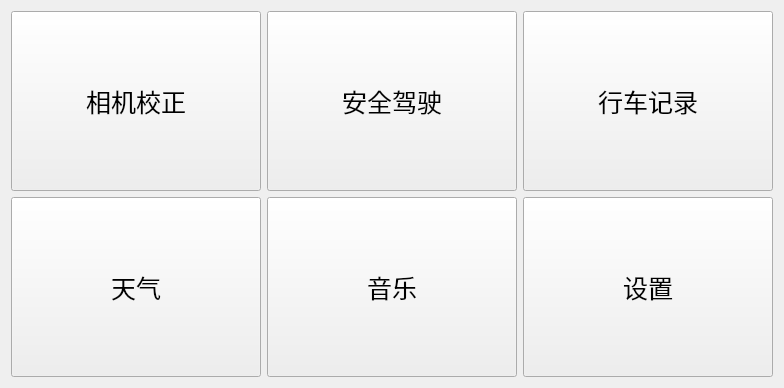
      <widget class="QWidget" name="page">
       <layout class="QGridLayout" name="gridLayout">
        <item row="3" column="2">
         <widget class="QToolButton" name="bt5">
          <property name="sizePolicy">
           <sizepolicy hsizetype="Expanding" vsizetype="MinimumExpanding">
            <horstretch>0</horstretch>
            <verstretch>0</verstretch>
           </sizepolicy>
          </property>
          <property name="minimumSize">
           <size>
            <width>250</width>
            <height>180</height>
           </size>
          </property>
          <property name="maximumSize">
           <size>
            <width>16777215</width>
            <height>300</height>
           </size>
          </property>
          <property name="font">
           <font>
            <family>方正清刻本悦宋简体</family>
            <pointsize>19</pointsize>
           </font>
          </property>
          <property name="cursor">
           <cursorShape>PointingHandCursor</cursorShape>
          </property>
          <property name="toolTip">
           <string>音乐</string>
          </property>
          <property name="text">
           <string>音乐</string>
          </property>
          <property name="iconSize">
           <size>
            <width>40</width>
            <height>40</height>
           </size>
          </property>
          <property name="toolButtonStyle">
           <enum>Qt::ToolButtonIconOnly</enum>
          </property>
         </widget>
        </item>
        <item row="2" column="3">
         <widget class="QToolButton" name="bt3">
          <property name="sizePolicy">
           <sizepolicy hsizetype="Expanding" vsizetype="MinimumExpanding">
            <horstretch>0</horstretch>
            <verstretch>0</verstretch>
           </sizepolicy>
          </property>
          <property name="minimumSize">
           <size>
            <width>250</width>
            <height>180</height>
           </size>
          </property>
          <property name="maximumSize">
           <size>
            <width>16777215</width>
            <height>300</height>
           </size>
          </property>
          <property name="font">
           <font>
            <family>方正清刻本悦宋简体</family>
            <pointsize>19</pointsize>
           </font>
          </property>
          <property name="cursor">
           <cursorShape>PointingHandCursor</cursorShape>
          </property>
          <property name="toolTip">
           <string>行车记录</string>
          </property>
          <property name="text">
           <string>行车记录</string>
          </property>
          <property name="iconSize">
           <size>
            <width>40</width>
            <height>40</height>
           </size>
          </property>
          <property name="toolButtonStyle">
           <enum>Qt::ToolButtonIconOnly</enum>
          </property>
         </widget>
        </item>
        <item row="3" column="3">
         <widget class="QToolButton" name="bt6">
          <property name="sizePolicy">
           <sizepolicy hsizetype="Expanding" vsizetype="MinimumExpanding">
            <horstretch>0</horstretch>
            <verstretch>0</verstretch>
           </sizepolicy>
          </property>
          <property name="minimumSize">
           <size>
            <width>250</width>
            <height>180</height>
           </size>
          </property>
          <property name="maximumSize">
           <size>
            <width>16777215</width>
            <height>300</height>
           </size>
          </property>
          <property name="font">
           <font>
            <family>方正清刻本悦宋简体</family>
            <pointsize>19</pointsize>
           </font>
          </property>
          <property name="cursor">
           <cursorShape>PointingHandCursor</cursorShape>
          </property>
          <property name="toolTip">
           <string>设置</string>
          </property>
          <property name="text">
           <string>设置</string>
          </property>
          <property name="iconSize">
           <size>
            <width>40</width>
            <height>40</height>
           </size>
          </property>
          <property name="toolButtonStyle">
           <enum>Qt::ToolButtonIconOnly</enum>
          </property>
         </widget>
        </item>
        <item row="3" column="1">
         <widget class="QToolButton" name="bt1">
          <property name="sizePolicy">
           <sizepolicy hsizetype="Expanding" vsizetype="MinimumExpanding">
            <horstretch>0</horstretch>
            <verstretch>0</verstretch>
           </sizepolicy>
          </property>
          <property name="minimumSize">
           <size>
            <width>250</width>
            <height>180</height>
           </size>
          </property>
          <property name="maximumSize">
           <size>
            <width>16777215</width>
            <height>300</height>
           </size>
          </property>
          <property name="font">
           <font>
            <family>方正清刻本悦宋简体</family>
            <pointsize>19</pointsize>
           </font>
          </property>
          <property name="cursor">
           <cursorShape>PointingHandCursor</cursorShape>
          </property>
          <property name="mouseTracking">
           <bool>true</bool>
          </property>
          <property name="contextMenuPolicy">
           <enum>Qt::ActionsContextMenu</enum>
          </property>
          <property name="toolTip">
           <string comment="daohang" extracomment="daohang">天气查询</string>
          </property>
          <property name="toolTipDuration">
           <number>-1</number>
          </property>
          <property name="layoutDirection">
           <enum>Qt::LeftToRight</enum>
          </property>
          <property name="autoFillBackground">
           <bool>false</bool>
          </property>
          <property name="inputMethodHints">
           <set>Qt::ImhHiddenText</set>
          </property>
          <property name="text">
           <string>天气</string>
          </property>
          <property name="iconSize">
           <size>
            <width>40</width>
            <height>40</height>
           </size>
          </property>
          <property name="autoRepeatInterval">
           <number>100</number>
          </property>
          <property name="toolButtonStyle">
           <enum>Qt::ToolButtonIconOnly</enum>
          </property>
          <property name="arrowType">
           <enum>Qt::NoArrow</enum>
          </property>
         </widget>
        </item>
        <item row="2" column="2">
         <widget class="QToolButton" name="bt4">
          <property name="sizePolicy">
           <sizepolicy hsizetype="Expanding" vsizetype="MinimumExpanding">
            <horstretch>0</horstretch>
            <verstretch>0</verstretch>
           </sizepolicy>
          </property>
          <property name="minimumSize">
           <size>
            <width>250</width>
            <height>180</height>
           </size>
          </property>
          <property name="maximumSize">
           <size>
            <width>16777215</width>
            <height>300</height>
           </size>
          </property>
          <property name="font">
           <font>
            <family>方正清刻本悦宋简体</family>
            <pointsize>19</pointsize>
           </font>
          </property>
          <property name="cursor">
           <cursorShape>PointingHandCursor</cursorShape>
          </property>
          <property name="toolTip">
           <string>安全驾驶</string>
          </property>
          <property name="text">
           <string>安全驾驶</string>
          </property>
          <property name="iconSize">
           <size>
            <width>40</width>
            <height>40</height>
           </size>
          </property>
          <property name="toolButtonStyle">
           <enum>Qt::ToolButtonIconOnly</enum>
          </property>
         </widget>
        </item>
        <item row="2" column="1">
         <widget class="QToolButton" name="bt2">
          <property name="sizePolicy">
           <sizepolicy hsizetype="Expanding" vsizetype="MinimumExpanding">
            <horstretch>0</horstretch>
            <verstretch>0</verstretch>
           </sizepolicy>
          </property>
          <property name="minimumSize">
           <size>
            <width>250</width>
            <height>150</height>
           </size>
          </property>
          <property name="maximumSize">
           <size>
            <width>16777215</width>
            <height>300</height>
           </size>
          </property>
          <property name="font">
           <font>
            <family>方正清刻本悦宋简体</family>
            <pointsize>19</pointsize>
           </font>
          </property>
          <property name="cursor">
           <cursorShape>PointingHandCursor</cursorShape>
          </property>
          <property name="toolTip">
           <string>相机校正</string>
          </property>
          <property name="text">
           <string>相机校正</string>
          </property>
          <property name="iconSize">
           <size>
            <width>40</width>
            <height>40</height>
           </size>
          </property>
          <property name="toolButtonStyle">
           <enum>Qt::ToolButtonIconOnly</enum>
          </property>
         </widget>
        </item>
       </layout>
      </widget>
